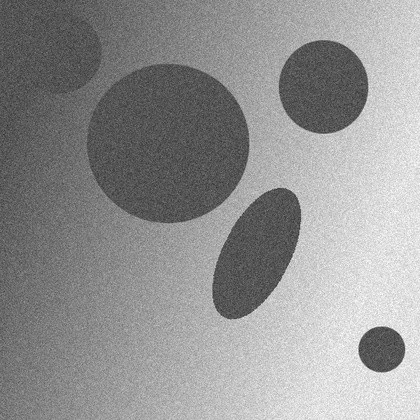
%> input picture ImageProcess/006/figure.jpg, 420 x 420 px, shrunk from 512 x 512 before the run
$ octave hw6.m   (GNU Octave 9; MATLAB toolbox functions it lacks are replaced by stand-ins)
%> lines starting %> are read from the running program, lines starting %| are printed output that depends on the picture; in (x1, y1, x2, y2) boxes, pixels count from 0 and x2, y2 are one past the last pixel; in counts of white or black regions, pixels touching at a corner belong together; the program's own positions count from 1
%%Homework 6
%% Split the noise and calculate the number of the circus

I = imread('figure.jpg');
%> I is the input picture: size 420x420 uint8; min 43, max 255, mean 146.3
Id = im2double(I);
Idfft = fftshift(fft2(Id));
[row col] = size(Id);
%> row = 420; col = 420

%%显示原图信息
% figure,
% subplot(1,2,1),imshow(I),title('Origin Image');
% subplot(1,2,2),imshow(log(1+abs(Idfft)),[]),title('Origin FFT');

%%手动去除渐变噪声——效果不好
% [12 lines of commented-out code are left out]
IW = Id;%medfilt2(Id,[13 13]);
% [4 lines of commented-out code are left out]

h1 = fspecial('average',[row/2 col/2]);
temp1 = IW;
temp2 = imfilter(temp1,h1,'replicate');
%%显示去掉的背景
% figure,
% subplot(1,2,1),imshow(temp2),title('Average Filt');
% subplot(1,2,2),imshow(log(1+abs(fftshift(fft2(temp2)))),[]),title('FFT');

%%图像归一化
result = temp1-temp2;
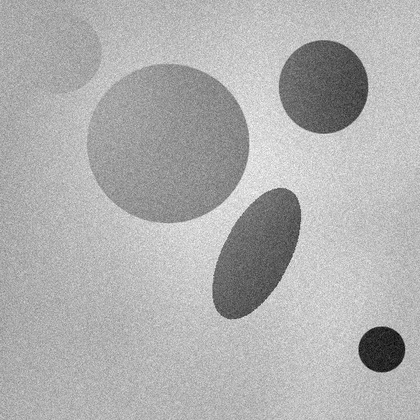
%> result: size 420x420 double; min -0.664, max 0.293, mean -0.00568; drawn with min black and max white
result = (result - min(result(:)))/(max(result(:))-min(result(:)));
%%显示去噪的结果
figure,
subplot(1,2,1),imshow(result),title('Result-Background');
subplot(1,2,2),imshow(log(1+abs(fftshift(fft2(result)))),[]),title('FFT');
%> after `imshow(log(1+abs(fftshift(fft2(result)))),[])`:
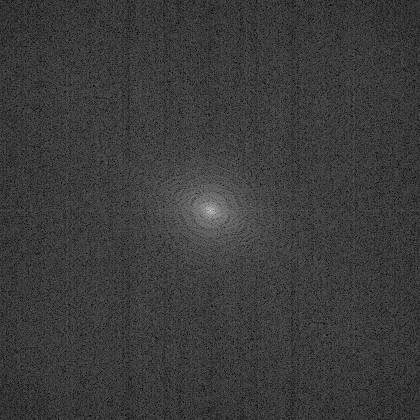
%> displayed picture: size 420x420, on the screen's scale of 0 to 255; min 0, max 255, mean 59.2

%%进行中值滤波——去除散点；然后转换为二值图并滤波
result2 = 1 - medfilt2(1-result,[13 13]);
%figure,imshow(result2),title('Result');
r_bw = im2bw(result2,0.63);
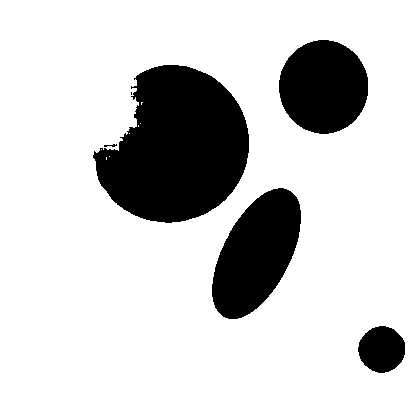
%> r_bw: size 420x420 logical; 81.2% white; 6 black regions (1 under 20 px), largest, box (x1, y1, x2, y2) and area: (93, 65, 249, 223) 17237, (212, 188, 301, 319) 7576, (279, 40, 368, 134) 6552, (358, 326, 405, 373) 1690, (104, 144, 117, 147) 22
%figure,imshow(r_bw),title('BW-result');
rr = 1-medfilt2(1-r_bw,[31 31]);
%> rr: size 420x420 double; values 0 (black) and 1 (white), 82% white; 4 black regions, box (x1, y1, x2, y2) and area: (96, 66, 249, 222) 16923, (213, 190, 300, 317) 7251, (280, 41, 367, 133) 6229, (360, 328, 403, 371) 1361
figure,imshow(rr),title('result');

%%把图像反转——目标连通域为1，使用MATLAB函数计算连通域个数
r = ~rr;
[L num] = bwlabel(r);
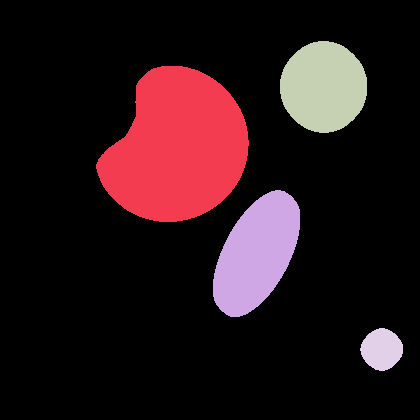
%> L: size 420x420 double; 5 distinct labels, from 0 to 4; one colour per label, 0 black
%> num = 4

%%使用四连通的结构元素进行膨胀操作来计算连通域个数
se = strel('disk',1,4);
k = zeros(row,col);
tongyu = 0;
while(any(r(:)))
	xuhao = find(r,1,'first');
	k1 = k;
	k1(xuhao) = 1;
	k2 = imdilate(k1,se)&r;
	while(any(any(xor(k1,k2))))
		k1=k2;
		k2= imdilate(k1,se)&r;
	end
	tongyu = tongyu+1;
	r = xor(k1,r);
end
%> this loop made 4 passes
%> xuhao on passes 1 to 4: 40485, 89740, 117680, 151549
%> pass 1, `k2 = imdilate(k1,se)&r;`:
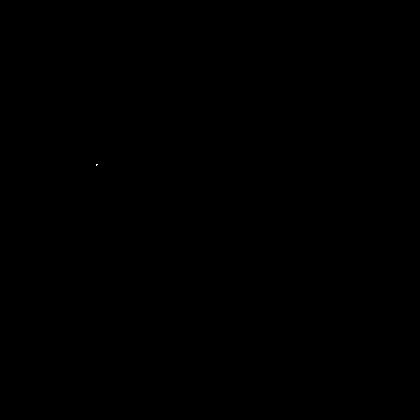
%> k2: size 420x420 logical; 0% white in thin lines or dots, all inside (x1, y1, x2, y2) = (96, 164, 98, 166)
%> pass 1, `r = xor(k1,r);`:
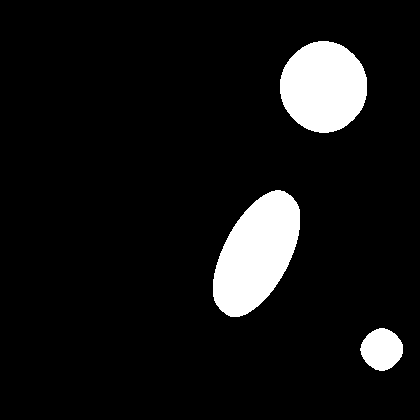
%> r: size 420x420 logical; 8.4% white; 3 white regions, box (x1, y1, x2, y2) and area: (213, 190, 300, 317) 7251, (280, 41, 367, 133) 6229, (360, 328, 403, 371) 1361
%> after the loop:
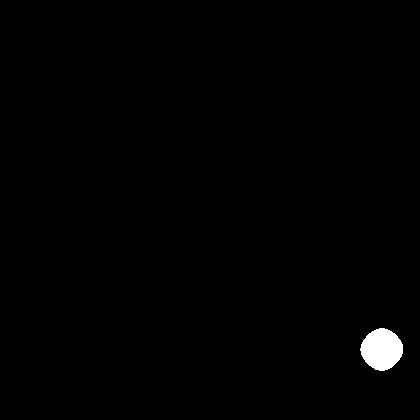
%> k1: size 420x420 logical; 0.77% white; 1 white region, box (x1, y1, x2, y2) and area: (360, 328, 403, 371) 1361
%> after the loop: r: size 420x420 logical; every value is 0
